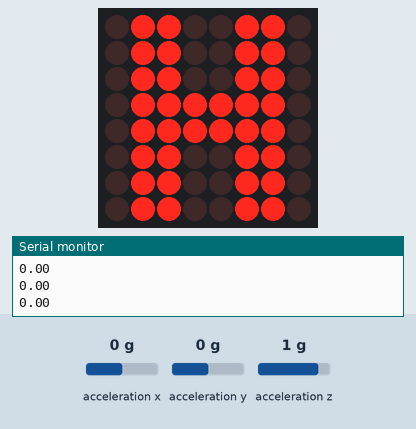
Simulated run of this sketch. Board: Arduino Uno, built with avr-gcc and run on an emulated ATmega328P. On the bench: 8×8 LED matrix, the last lines printed to the serial monitor. Inputs (shaded band) come from the test bench; at power-on: acceleration x 0 g, acceleration z 1 g, acceleration y 0 g.

Above: at 1.2 s.
1.3 s: acceleration x set to -1.4 g
At 2.5 s:
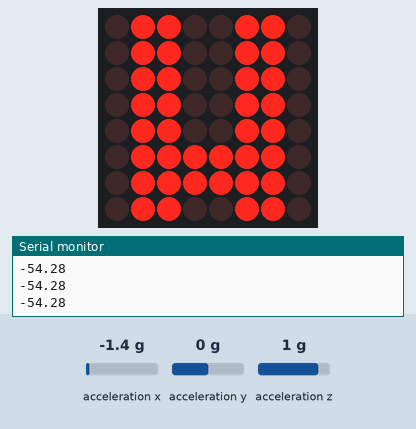
2.8 s: acceleration z set to -1.4 g
At 3.8 s:
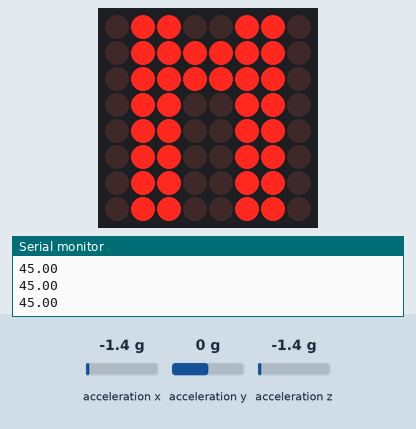
4.3 s: acceleration z set to 0 g
At 5.6 s:
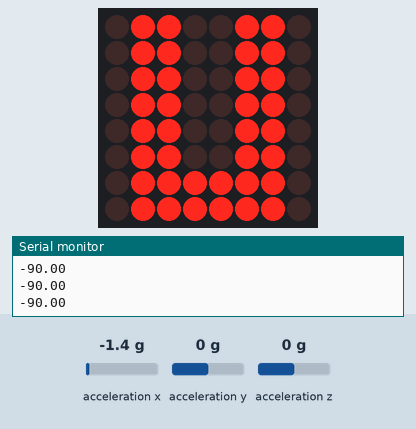
7.3 s: acceleration z set to -0.8 g
At 8.2 s:
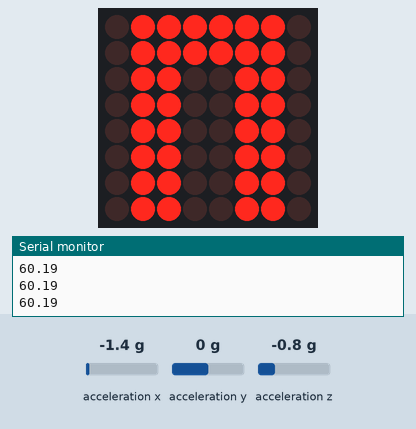
8.8 s: acceleration x set to 0.1 g
At 9.7 s:
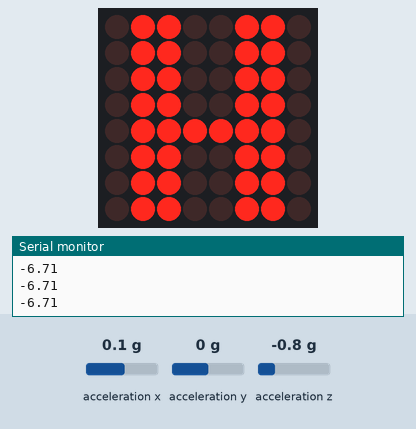
10.3 s: acceleration x set to -0.1 g
At 10.7 s:
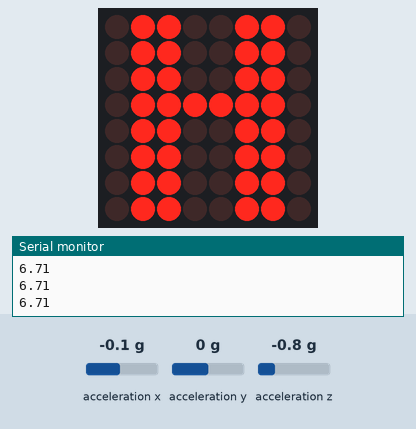
Timing chart, 0 to 12.8 s (numbered marks = the images above; inputs shaded):
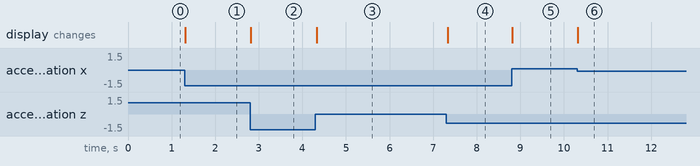

The sketch:

Javier_6.ino
```cpp
 /*
 * Fundacion Kinal
 * Centro educativo tecnico laboral Kinal
 * Electronica
 * Grado: Quinto
 * Sección: A
 * Curso: Taller de electronica digital y reparación de computadoras I
 * Nombre: Javier Andre Gonzalez Barrera
 * CARNE: 2019474
 * Proyecto: practica #6
*/
//Librerias
#include <Wire.h>
#include <SPI.h>
#include <SparkFun_ADXL345.h>
#include <LedControl.h>

//Directivas
#define ancho_matriz 8
#define alto_matriz 8
#define DIN 12
#define CLK 11
#define CS 10

//Variables
float xg,yg,zg;
float soh;
float tilt;
float angulo;

const byte Desnivel_Negativo5[8] = {
  B00000000,
  B11111111,
  B11111111,
  B00000011,
  B00000011,
  B11111111,
  B11111111,
  B00000000
};

const byte Desnivel_Negativo4[8] = {
  B00000000,
  B11111111,
  B11111111,
  B00000110,
  B00000110,
  B11111111,
  B11111111,
  B00000000
};

const byte Desnivel_Negativo3[8] = {
  B00000000,
  B11111111,
  B11111111,
  B00000100,
  B00000100,
  B11111111,
  B11111111,
  B00000000
};

const byte Desnivel_Negativo2[8] = {
  B00000000,
  B11111111,
  B11111111,
  B00001100,
  B00001100,
  B11111111,
  B11111111,
  B00000000
  };

const byte Desnivel_Negativo1[8] = {
  B00000000,
  B11111111,
  B11111111,
  B00001000,
  B00001000,
  B11111111,
  B11111111,
  B00000000
  };

const byte Centro[8] = {
  B00000000,
  B11111111,
  B11111111,
  B00011000,
  B00011000,
  B11111111,
  B11111111,
  B00000000
  };

const byte Desnivel_Positivo1[8] = {
  B00000000,
  B11111111,
  B11111111,
  B00010000,
  B00010000,
  B11111111,
  B11111111,
  B00000000
  };

const byte Desnivel_Positivo2[8] = {
  B00000000,
  B11111111,
  B11111111,
  B00110000,
  B00110000,
  B11111111,
  B11111111,
  B00000000
  };

const byte Desnivel_Positivo3[8] = {
  B00000000,
  B11111111,
  B11111111,
  B00100000,
  B00100000,
  B11111111,
  B11111111,
  B00000000
  };

const byte Desnivel_Positivo4[8] = {
  B00000000,
  B11111111,
  B11111111,
  B01100000,
  B01100000,
  B11111111,
  B11111111,
  B00000000
  };

const byte Desnivel_Positivo5[8] = {
  B00000000,
  B11111111,
  B11111111,
  B11000000,
  B11000000,
  B11111111,
  B11111111,
  B00000000
  };

//Constructores
LedControl ledMatrix = LedControl(DIN,CLK,CS,1);
ADXL345 NIVEL = ADXL345();
void setup() {
   Serial.begin(9600);
   ledMatrix.shutdown(0,false);
   ledMatrix.setIntensity(0,15);  //Brilo a la mitad
   ledMatrix.clearDisplay(0);    //limpio el display
   NIVEL.powerOn();
   NIVEL.setRangeSetting(8);       //Definir el rango

}

void loop() {
   nivelacion();
   animacion();

}

void nivelacion(){
  int sumax = 0;
  int x, y, z;
  NIVEL.readAccel(&x, &y, &z);
     xg = x*0.0039;
     yg = y*0.0039;
     zg = z*0.0039;
     soh = xg/zg;

     tilt = atan(soh)*57.296;
}

void animacion(){
  Serial.println(tilt);
  if((abs(tilt) > 90)){
    for (int i = alto_matriz; i > 0; i--) {
    ledMatrix.setColumn(0, i, Desnivel_Positivo5[i]);
      }
    for (int i = alto_matriz; i > 0; i--) {
    ledMatrix.setColumn(0, i, Desnivel_Negativo5[i]);
      }
  }

  if((tilt < -60) && ( tilt >= -90) ){
    for (int i = alto_matriz; i > 0; i--) {
    ledMatrix.setColumn(0, i, Desnivel_Negativo5[i]);
      }
  }

  if((tilt < -45) && (tilt >= -60 )){
    for (int i = alto_matriz; i > 0; i--) {
    ledMatrix.setColumn(0, i, Desnivel_Negativo4[i]);
      }
  }
  if((tilt < -30) && (tilt >= -45 )){
    for (int i = alto_matriz; i > 0; i--) {
    ledMatrix.setColumn(0, i, Desnivel_Negativo3[i]);
      }
  }

  if((tilt < -15) && (tilt >= -30 )){
   for (int i = alto_matriz; i > 0; i--) {
    ledMatrix.setColumn(0, i, Desnivel_Negativo2[i]);
      }
  }

  if((tilt < -5) && (tilt >= -15 )){
   for (int i = alto_matriz; i > 0; i--) {
    ledMatrix.setColumn(0, i, Desnivel_Negativo1[i]);
      }
  }

  if(tilt >= -5 && tilt <= 5){
   for (int i = alto_matriz; i > 0; i--) {
    ledMatrix.setColumn(0, i, Centro[i]);
      }
  }

  if((tilt > 5) && (tilt <= 15 )){
   for (int i = alto_matriz; i > 0; i--) {
    ledMatrix.setColumn(0, i, Desnivel_Positivo1[i]);
      }
  }

  if((tilt > 15) && (tilt <= 30 )){
   for (int i = alto_matriz; i > 0; i--) {
    ledMatrix.setColumn(0, i, Desnivel_Positivo2[i]);
      }
  }

  if((tilt > 30) && (tilt <= 45 )){
   for (int i = alto_matriz; i > 0; i--) {
    ledMatrix.setColumn(0, i, Desnivel_Positivo3[i]);
      }
  }

  if((tilt > 45) && (tilt <= 60 )){
   for (int i = alto_matriz; i > 0; i--) {
    ledMatrix.setColumn(0, i, Desnivel_Positivo4[i]);
      }
  }
  if((tilt > 60) && (tilt <= 90 )){
   for (int i = alto_matriz; i > 0; i--) {
    ledMatrix.setColumn(0, i, Desnivel_Positivo5[i]);
      }
  }
  }
```

Measured:
- after the input at 1.3 s, the display: changes at once (image 1)
- after the input at 2.8 s, the display: changes at once (image 2)
- after the input at 4.3 s, the display: changes at once (image 3)
- after the input at 7.3 s, the display: changes at once (image 4)
- after the input at 8.8 s, the display: changes at once (image 5)
- after the input at 10.3 s, the display: changes at once (image 6)
